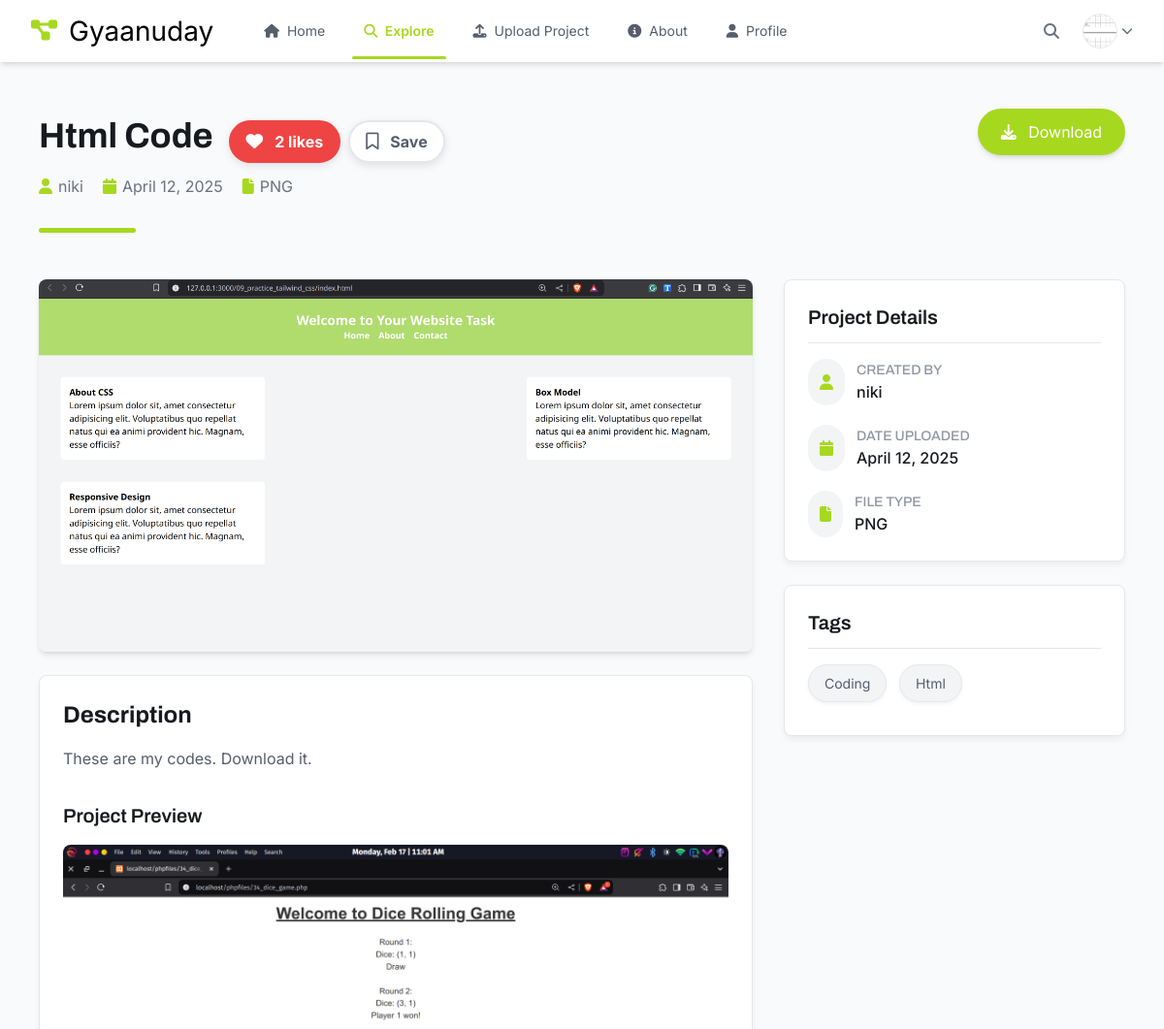
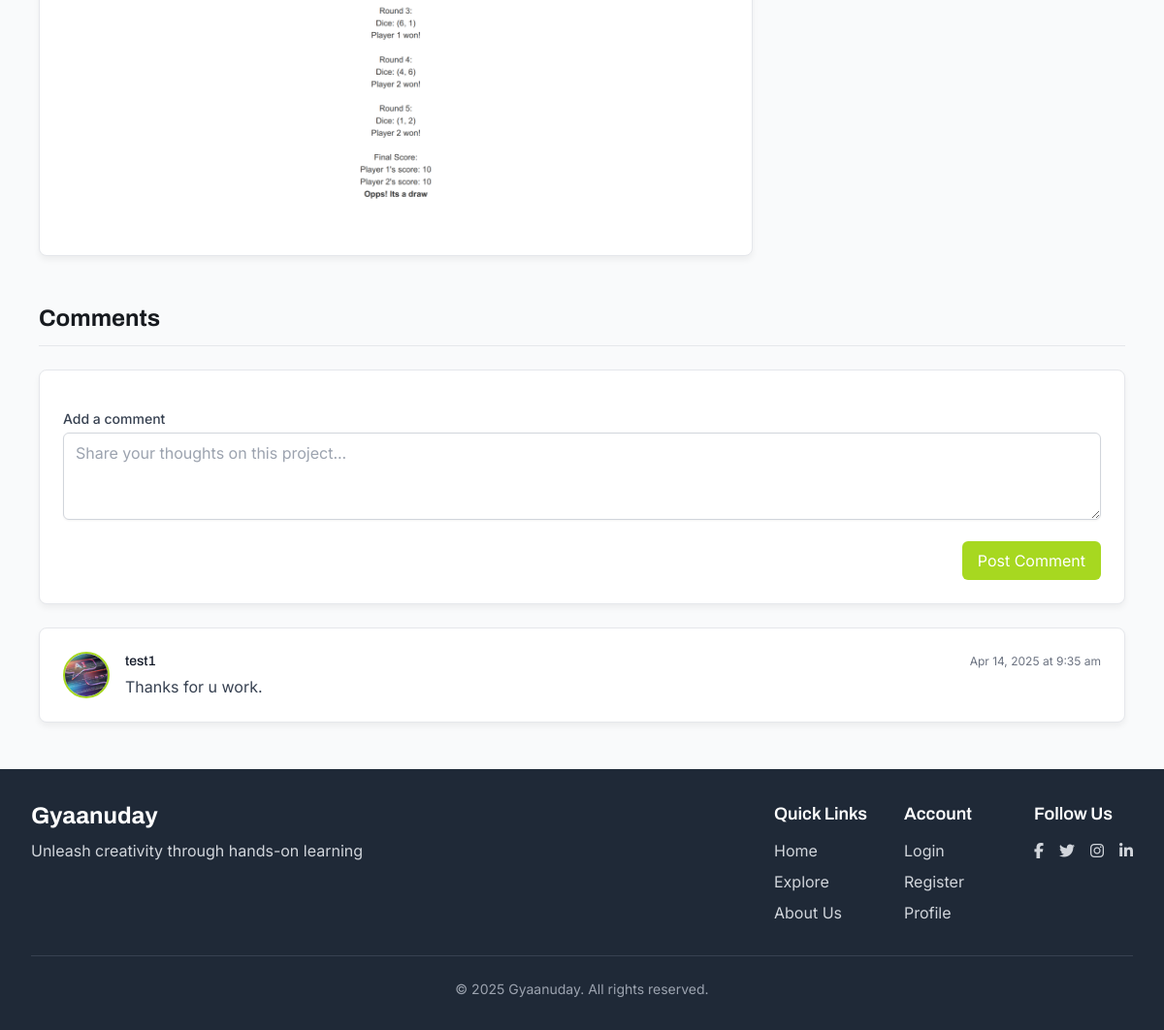
Screenshot of /project_details.php?id=10 (signed in) with the database file from the repository (2 pictures, top to bottom).
### tables this page shows
CREATE TABLE `users` (
  `id` int(11) NOT NULL,
  `username` varchar(50) NOT NULL,
  `email` varchar(100) NOT NULL,
  `password` varchar(255) NOT NULL,
  `created_at` timestamp NOT NULL DEFAULT current_timestamp(),
  `profile_photo` varchar(255) DEFAULT NULL,
  `bio` text DEFAULT NULL
);

CREATE TABLE `projects` (
  `id` int(11) NOT NULL,
  `user_id` int(11) NOT NULL,
  `title` varchar(255) NOT NULL,
  `project_file` varchar(255) NOT NULL,
  `thumbnail` varchar(255) DEFAULT NULL,
  `description` text NOT NULL,
  `tags` varchar(255) NOT NULL,
  `created_at` timestamp NOT NULL DEFAULT current_timestamp()
);

CREATE TABLE `comments` (
  `id` int(11) NOT NULL,
  `user_id` int(11) NOT NULL,
  `project_id` int(11) NOT NULL,
  `comment` text NOT NULL,
  `created_at` timestamp NOT NULL DEFAULT current_timestamp()
);

### project_details.php (the view, shortened to what this page needs)
<?php
require_once __DIR__ . "/config/database.php";
?>
<!DOCTYPE html>
<html lang="en">
<head>
  <script src="https://cdn.tailwindcss.com"></script>
  <link rel="stylesheet" href="https://cdnjs.cloudflare.com/ajax/libs/font-awesome/6.4.2/css/all.min.css">
</head>
<body>
  <?php include 'navigation.php'; ?>
  <div class="page-content">
    <?php
    $projectId = intval($_GET['id']);
    try {
      $stmt = $pdo->prepare("SELECT p.*, u.username FROM projects p JOIN users u ON p.user_id = u.id WHERE p.id = ?");
      $stmt->execute([$projectId]);
      $project = $stmt->fetch();
      $title = htmlspecialchars($project['title']);
      $description = htmlspecialchars($project['description']);
      $username = htmlspecialchars($project['username']);
      $created = date('F j, Y', strtotime($project['created_at']));
      $tags = $project['tags'] ? explode(',', $project['tags']) : [];
      $fileName = htmlspecialchars($project['thumbnail'] ?? '');
      $filePath = "./uploads/" . $fileName;
      $projectFile = "./uploads/" . htmlspecialchars($project['project_file'] ?? '');
      $ext = strtolower(pathinfo($fileName, PATHINFO_EXTENSION));
      $projectExt = strtolower(pathinfo($project['project_file'] ?? '', PATHINFO_EXTENSION));
      if (in_array($ext, ['jpg', 'jpeg', 'png'])) {
        $thumb = $filePath;
      } else {
        $thumb = "./assets/default_icon.png";
      }
      $likeCount = 0;
      $hasLiked = false;
      $hasBookmarked = false;
      $stmt = $pdo->prepare("SELECT COUNT(*) FROM likes WHERE project_id = ?");
      $stmt->execute([$projectId]);
      $likeCount = $stmt->fetchColumn();
      if (isset($_SESSION['user_id'])) {
        $stmt = $pdo->prepare("SELECT id FROM likes WHERE user_id = ? AND project_id = ?");
        $stmt->execute([$_SESSION['user_id'], $projectId]);
        $hasLiked = $stmt->fetch() ? true : false;
        $stmt = $pdo->prepare("SELECT id FROM bookmarks WHERE user_id = ? AND project_id = ?");
        $stmt->execute([$_SESSION['user_id'], $projectId]);
        $hasBookmarked = $stmt->fetch() ? true : false;
      }
      $comments = [];
      $stmt = $pdo->prepare("
        SELECT c.*, u.username, u.profile_photo
        FROM comments c
        JOIN users u ON c.user_id = u.id
        WHERE c.project_id = ?
        ORDER BY c.created_at DESC
      ");
      $stmt->execute([$projectId]);
      $comments = $stmt->fetchAll(PDO::FETCH_ASSOC);
    } catch (Exception $e) {
      echo '<div class="max-w-6xl mx-auto my-12 px-4">
              <div class="bg-red-100 p-6 rounded-lg">
                <h1 class="text-2xl font-bold text-red-700">Error</h1>
                <p class="mt-2">An error occurred while retrieving project data.</p>
                <p class="text-sm text-red-700">' . $e->getMessage() . '</p>
              </div>
            </div>';
      exit;
    }
    ?>
    <div class="max-w-6xl mx-auto my-12 px-4">
      <div class="flex flex-wrap justify-between items-start mb-12 project-header pb-5">
        <div class="w-full md:w-3/4 mb-4 md:mb-0">
          <div class="flex items-center flex-wrap">
            <h1 class="text-[36px] leading-[48px] font-archivo font-bold text-[#171a1f] mb-3 mr-4"><?php echo $title; ?></h1>
            <div class="flex gap-2 items-center my-3">
              <button id="likeButton" class="like-btn <?php echo $hasLiked ? 'liked' : ''; ?>" data-project-id="<?php echo $projectId; ?>">
                <i class="<?php echo $hasLiked ? 'fas' : 'far'; ?> fa-heart"></i>
                <span class="like-count ml-1"><?php echo $likeCount; ?> <?php echo $likeCount == 1 ? 'like' : 'likes'; ?></span>
              </button>
              <button id="bookmarkButton" class="bookmark-btn <?php echo $hasBookmarked ? 'bookmarked' : ''; ?>" data-project-id="<?php echo $projectId; ?>">
                <i class="<?php echo $hasBookmarked ? 'fas' : 'far'; ?> fa-bookmark"></i>
                <span class="bookmark-count ml-1"><?php echo $hasBookmarked ? 'Saved' : 'Save'; ?></span>
              </button>
            </div>
          </div>
          <div class="flex flex-wrap items-center text-[#565d6d] mb-4">
            <div class="project-meta-item">
              <i class="fas fa-user"></i>
              <span><?php echo $username; ?></span>
            </div>
            <div class="project-meta-item">
              <i class="fas fa-calendar"></i>
              <span><?php echo $created; ?></span>
            </div>
            <div class="project-meta-item">
              <i class="fas fa-file"></i>
              <span class="uppercase"><?php echo $projectExt; ?></span>
            </div>
          </div>
        </div>
        <div class="w-full md:w-1/4 flex justify-center md:justify-end">
          <a href="<?php echo $projectFile; ?>" download class="px-6 py-3 rounded-full text-white button-hover shadow-md inline-block bg-[#A7D820]">
            <i class="fas fa-download mr-2"></i> Download
          </a>
        </div>
      </div>
      <div class="grid grid-cols-1 lg:grid-cols-3 gap-8 project-content-grid">
        <div class="lg:col-span-2">
          <div class="rounded-lg overflow-hidden shadow-md mb-6 card">
            <img src="<?php echo $thumb; ?>" alt="<?php echo $title; ?>" class="w-full h-auto max-h-96 object-cover">
          </div>
          <div class="bg-white rounded-lg p-6 border border-[#e5e7eb] card relative">
            <h2 class="text-2xl font-bold mb-4 text-[#171a1f] font-archivo">Description</h2>
            <p class="text-[#565d6d] text-[16px] leading-[26px] mb-6"><?php echo nl2br($description); ?></p>
            <?php if (in_array($projectExt, ['jpg', 'jpeg', 'png', 'gif'])): ?>
              <h2 class="text-xl font-semibold mt-8 mb-4 text-[#171a1f] font-archivo">Project Preview</h2>
              <img src="<?php echo $projectFile; ?>" alt="Project Preview" class="w-full h-auto rounded-lg">
            <?php endif; ?>
          </div>
        </div>
        <div>
          <div class="bg-white rounded-lg p-6 border border-[#e5e7eb] mb-6 card">
            <h2 class="text-xl font-semibold mb-4 text-[#171a1f] font-archivo border-b pb-3">Project Details</h2>
            <div class="space-y-5 mt-4">
              <div class="flex items-center">
                <div class="bg-gray-100 rounded-full p-3 mr-3">
                  <i class="fas fa-user text-[#A7D820]"></i>
                </div>
                <div>
                  <h3 class="text-sm font-medium text-[#9095a1]">CREATED BY</h3>
                  <p class="text-[#171a1f] font-medium"><?php echo $username; ?></p>
                </div>
              </div>
              <div class="flex items-center">
                <div class="bg-gray-100 rounded-full p-3 mr-3">
                  <i class="fas fa-calendar text-[#A7D820]"></i>
                </div>
                <div>
                  <h3 class="text-sm font-medium text-[#9095a1]">DATE UPLOADED</h3>
                  <p class="text-[#171a1f] font-medium"><?php echo $created; ?></p>
                </div>
              </div>
              <div class="flex items-center">
                <div class="bg-gray-100 rounded-full p-3 mr-3">
                  <i class="fas fa-file text-[#A7D820]"></i>
                </div>
                <div>
                  <h3 class="text-sm font-medium text-[#9095a1]">FILE TYPE</h3>
                  <p class="text-[#171a1f] font-medium uppercase"><?php echo $projectExt; ?></p>
                </div>
              </div>
            </div>
          </div>
          <div class="bg-white rounded-lg p-6 border border-[#e5e7eb] card">
            <h2 class="text-xl font-semibold mb-4 text-[#171a1f] font-archivo border-b pb-3">Tags</h2>
            <div class="mt-4">
              <?php foreach ($tags as $tag): ?>
                <?php if(trim($tag) !== ''): ?>
                  <span class="tag"><?php echo htmlspecialchars(trim($tag)); ?></span>
                <?php endif; ?>
              <?php endforeach; ?>
            </div>
          </div>
        </div>
      </div>
      <div class="mt-12">
        <h2 class="text-2xl font-bold mb-6 text-[#171a1f] font-archivo border-b pb-3">Comments</h2>
        <div class="bg-white rounded-lg p-6 border border-[#e5e7eb] card mb-6">
          <?php if (isset($_SESSION['user_id'])): ?>
            <form id="commentForm" class="space-y-4">
              <div>
                <label for="comment" class="block text-sm font-medium text-gray-700 mb-1">Add a comment</label>
                <textarea
                  id="comment"
                  name="comment"
                  rows="3"
                  class="w-full px-3 py-2 border border-gray-300 rounded-md shadow-sm focus:outline-none focus:ring-2 focus:ring-[#A7D820] focus:border-[#A7D820]"
                  placeholder="Share your thoughts on this project..."
                  required
                ></textarea>
              </div>
              <div class="flex justify-end">
                <button
                  type="submit"
                  class="px-4 py-2 bg-[#A7D820] text-white rounded-md hover:bg-[#95c41f] focus:outline-none focus:ring-2 focus:ring-[#A7D820] focus:ring-offset-2 transition-all button-hover"
                >
                  Post Comment
                </button>
              </div>
            </form>
          <?php else: ?>
            <div class="bg-gray-50 p-4 rounded-md text-center">
              <p class="text-gray-600 mb-2">Please <a href="login.php" class="text-[#A7D820] font-bold">login</a> to leave a comment.</p>
            </div>
          <?php endif; ?>
        </div>
  <div class="space-y-4" id="commentsContainer">
    <?php if (count($comments) > 0): ?>
      <?php foreach ($comments as $comment): ?>
        <div class="bg-white rounded-lg p-6 border border-[#e5e7eb] card">
          <div class="flex items-start space-x-4">
            <div class="flex-shrink-0">
              <?php if (!empty($comment['profile_photo'])): ?>
                <img class="h-12 w-12 rounded-full object-cover profile-img"
                     src="./uploads/profile_photos/<?php echo htmlspecialchars($comment['profile_photo']); ?>"
                     alt="<?php echo htmlspecialchars($comment['username']); ?>">
              <?php else: ?>
                <div class="h-12 w-12 rounded-full bg-[#A7D820] flex items-center justify-center text-white font-bold text-lg profile-initial">
                  <?php echo strtoupper(substr(htmlspecialchars($comment['username']), 0, 1)); ?>
                </div>
              <?php endif; ?>
            </div>
            <div class="flex-grow">
              <div class="flex justify-between items-center mb-1">
                <h3 class="text-sm font-medium text-gray-900"><?php echo htmlspecialchars($comment['username']); ?></h3>
                <p class="text-xs text-gray-500"><?php echo date('M j, Y \a\t g:i a', strtotime($comment['created_at'])); ?></p>
              </div>
              <p class="text-gray-700"><?php echo nl2br(htmlspecialchars($comment['comment'])); ?></p>
            </div>
          </div>
        </div>
      <?php endforeach; ?>
    <?php else: ?>
      <p class="text-sm text-gray-500">No comments yet.</p>
    <?php endif; ?>
  </div>
    </div>
  </div>
  <?php include 'components/footer.php'; ?>
</body>
</html>

### navigation.php (shortened to what this page needs)
<?php
$current_page = basename($_SERVER['PHP_SELF']);
$isLoggedIn = isset($_SESSION['user_id']);
$photo_url = "./images/default_profile.jpeg";
if ($isLoggedIn && isset($pdo)) {
    $user_id = $_SESSION['user_id'];
    $stmt = $pdo->prepare("SELECT profile_photo FROM users WHERE id = ?");
    $stmt->execute([$user_id]);
    $user = $stmt->fetch(PDO::FETCH_ASSOC);
    if ($user && !empty($user['profile_photo'])) {
        $photo_path = __DIR__ . "/uploads/profile_photos/" . $user['profile_photo'];
        if (file_exists($photo_path)) {
            $photo_url = "./uploads/profile_photos/" . $user['profile_photo'];
        }
    }
}
?>
<nav class="bg-white shadow-md sticky top-0 z-50">
  <div class="max-w-7xl mx-auto px-4 sm:px-6 lg:px-8">
    <div class="flex justify-between h-16">
      <div class="flex items-center">
        <div class="flex-shrink-0 flex items-center">
          <a href="index.php" class="flex items-center">
            <span class="text-2xl font-bold mr-1" style="color: #A7D820;"><i class="fas fa-project-diagram"></i></span>
            <span class="text-[28px] leading-[42px] font-archivo ml-2">Gyaanuday</span>
          </a>
        </div>
        <div class="ml-10 flex items-baseline space-x-4">
          <a href="index.php" class="px-3 py-2 text-[14px] leading-[22px] <?php echo ($current_page == 'index.php') ? 'font-semibold nav-item nav-item-active' : 'text-[#565d6d] nav-item'; ?>">
            <i class="fas fa-home mr-1"></i> Home
          </a>
          <a href="explore_projects.php" class="px-3 py-2 text-[14px] leading-[22px] <?php echo ($current_page == 'explore_projects.php' || $current_page == 'project_details.php') ? 'font-semibold nav-item nav-item-active' : 'text-[#565d6d] nav-item'; ?>">
            <i class="fas fa-search mr-1"></i> Explore
          </a>
          <?php if ($isLoggedIn): ?>
          <a href="projects.php" class="px-3 py-2 text-[14px] leading-[22px] <?php echo ($current_page == 'projects.php') ? 'font-semibold nav-item nav-item-active' : 'text-[#565d6d] nav-item'; ?>">
            <i class="fas fa-upload mr-1"></i> Upload Project
          </a>
          <?php endif; ?>
          <a href="about.php" class="px-3 py-2 text-[14px] leading-[22px] <?php echo ($current_page == 'about.php') ? 'font-semibold nav-item nav-item-active' : 'text-[#565d6d] nav-item'; ?>">
            <i class="fas fa-info-circle mr-1"></i> About
          </a>
          <?php if ($isLoggedIn): ?>
          <a href="profile.php" class="px-3 py-2 text-[14px] leading-[22px] <?php echo ($current_page == 'profile.php') ? 'font-semibold nav-item nav-item-active' : 'text-[#565d6d] nav-item'; ?>">
            <i class="fas fa-user mr-1"></i> Profile
          </a>
          <?php endif; ?>
        </div>
      </div>
      <div class="flex items-center space-x-4">
        <button id="searchButton" class="rounded-full p-2 text-gray-500 hover:text-gray-700 focus:outline-none">
          <i class="fas fa-search"></i>
        </button>
        <?php if ($isLoggedIn): ?>
          <div class="relative" id="profileDropdown">
            <div class="cursor-pointer flex items-center">
              <img src="<?= htmlspecialchars($photo_url) ?>" alt="Avatar" class="w-9 h-9 rounded-full object-cover border border-gray-200">
              <i class="fas fa-chevron-down text-xs ml-1 text-gray-500"></i>
            </div>
          </div>
        <?php endif; ?>
      </div>
    </div>
  </div>
</nav>

### rows the page displays
users: profile_photo (picture)
projects: title "Html Code", user.username "niki", created_at "April 12, 2025", project_file "PNG", thumbnail (picture), description "These are my codes. Download it.", project_file (picture), tags "Coding", tags "Html"
comments: user.profile_photo (picture), user.username "test1", created_at "Apr 14, 2025 at 9:35 am", comment "Thanks for u work."

### other values shown
$likeCount "2"
